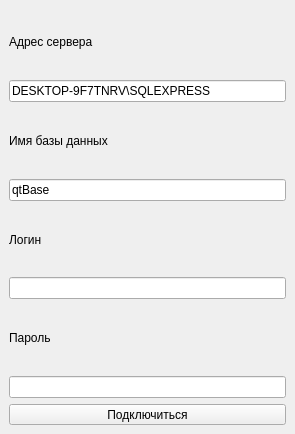
<?xml version="1.0" encoding="UTF-8"?>
<ui version="4.0">
 <class>ConnectionDialog</class>
 <widget class="QWidget" name="ConnectionDialog">
  <property name="geometry">
   <rect>
    <x>0</x>
    <y>0</y>
    <width>295</width>
    <height>434</height>
   </rect>
  </property>
  <property name="windowTitle">
   <string>Form</string>
  </property>
  <widget class="QLineEdit" name="lineEdit">
   <property name="geometry">
    <rect>
     <x>9</x>
     <y>80</y>
     <width>277</width>
     <height>22</height>
    </rect>
   </property>
   <property name="text">
    <string>DESKTOP-9F7TNRV\SQLEXPRESS</string>
   </property>
  </widget>
  <widget class="QPushButton" name="pushButton">
   <property name="geometry">
    <rect>
     <x>9</x>
     <y>404</y>
     <width>277</width>
     <height>21</height>
    </rect>
   </property>
   <property name="text">
    <string>Подключиться</string>
   </property>
  </widget>
  <widget class="QLabel" name="label_3">
   <property name="geometry">
    <rect>
     <x>9</x>
     <y>9</y>
     <width>277</width>
     <height>65</height>
    </rect>
   </property>
   <property name="text">
    <string>Адрес сервера</string>
   </property>
  </widget>
  <widget class="QLabel" name="label_5">
   <property name="geometry">
    <rect>
     <x>9</x>
     <y>108</y>
     <width>277</width>
     <height>65</height>
    </rect>
   </property>
   <property name="text">
    <string>Имя базы данных</string>
   </property>
  </widget>
  <widget class="QLineEdit" name="lineEdit_2">
   <property name="geometry">
    <rect>
     <x>9</x>
     <y>179</y>
     <width>277</width>
     <height>22</height>
    </rect>
   </property>
   <property name="text">
    <string>qtBase</string>
   </property>
  </widget>
  <widget class="QLineEdit" name="lineEdit_3">
   <property name="geometry">
    <rect>
     <x>9</x>
     <y>277</y>
     <width>277</width>
     <height>22</height>
    </rect>
   </property>
  </widget>
  <widget class="QLineEdit" name="lineEdit_4">
   <property name="geometry">
    <rect>
     <x>9</x>
     <y>376</y>
     <width>277</width>
     <height>22</height>
    </rect>
   </property>
  </widget>
  <widget class="QLabel" name="label_6">
   <property name="geometry">
    <rect>
     <x>9</x>
     <y>207</y>
     <width>277</width>
     <height>65</height>
    </rect>
   </property>
   <property name="text">
    <string>Логин</string>
   </property>
  </widget>
  <widget class="QLabel" name="label_7">
   <property name="geometry">
    <rect>
     <x>9</x>
     <y>305</y>
     <width>277</width>
     <height>65</height>
    </rect>
   </property>
   <property name="text">
    <string>Пароль</string>
   </property>
  </widget>
 </widget>
 <resources/>
 <connections/>
</ui>
